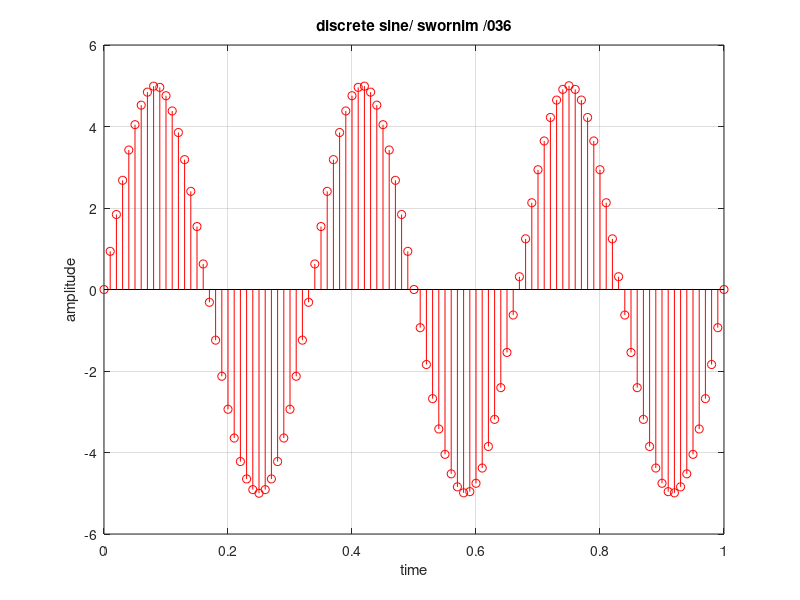

Write MATLAB code to recreate this figure.
clc
close all
clear all
a = 5;
f = 3;
t = 0:0.01:1;
x = a * sin(2*pi*f*t);
stem(t,x,'red');
xlabel('time')
ylabel('amplitude');
title('discrete sine/ swornim /036')
grid on